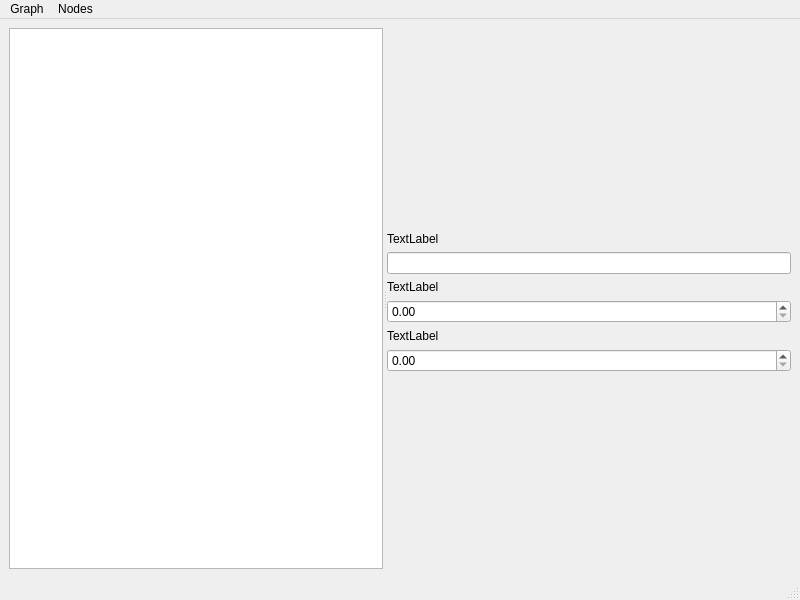
<?xml version="1.0" encoding="UTF-8"?>
<ui version="4.0">
 <class>MainWindow</class>
 <widget class="QMainWindow" name="MainWindow">
  <property name="geometry">
   <rect>
    <x>0</x>
    <y>0</y>
    <width>800</width>
    <height>600</height>
   </rect>
  </property>
  <property name="sizePolicy">
   <sizepolicy hsizetype="Preferred" vsizetype="Preferred">
    <horstretch>0</horstretch>
    <verstretch>0</verstretch>
   </sizepolicy>
  </property>
  <property name="minimumSize">
   <size>
    <width>800</width>
    <height>600</height>
   </size>
  </property>
  <property name="windowTitle">
   <string>Graph Editor</string>
  </property>
  <property name="styleSheet">
   <string notr="true"/>
  </property>
  <widget class="QWidget" name="centralwidget">
   <property name="enabled">
    <bool>true</bool>
   </property>
   <property name="sizePolicy">
    <sizepolicy hsizetype="MinimumExpanding" vsizetype="Preferred">
     <horstretch>0</horstretch>
     <verstretch>0</verstretch>
    </sizepolicy>
   </property>
   <property name="styleSheet">
    <string notr="true"/>
   </property>
   <layout class="QGridLayout" name="gridLayout">
    <item row="0" column="0">
     <widget class="QSplitter" name="splitter">
      <property name="orientation">
       <enum>Qt::Horizontal</enum>
      </property>
      <widget class="GraphView" name="graphicsView">
       <property name="sizePolicy">
        <sizepolicy hsizetype="MinimumExpanding" vsizetype="MinimumExpanding">
         <horstretch>0</horstretch>
         <verstretch>0</verstretch>
        </sizepolicy>
       </property>
       <property name="verticalScrollBarPolicy">
        <enum>Qt::ScrollBarAsNeeded</enum>
       </property>
       <property name="horizontalScrollBarPolicy">
        <enum>Qt::ScrollBarAsNeeded</enum>
       </property>
       <property name="sizeAdjustPolicy">
        <enum>QAbstractScrollArea::AdjustToContents</enum>
       </property>
       <property name="interactive">
        <bool>true</bool>
       </property>
       <property name="renderHints">
        <set>QPainter::Antialiasing|QPainter::HighQualityAntialiasing|QPainter::TextAntialiasing</set>
       </property>
      </widget>
      <widget class="QWidget" name="verticalWidget" native="true">
       <property name="sizePolicy">
        <sizepolicy hsizetype="Fixed" vsizetype="MinimumExpanding">
         <horstretch>0</horstretch>
         <verstretch>0</verstretch>
        </sizepolicy>
       </property>
       <layout class="QVBoxLayout" name="verticalLayout">
        <item>
         <widget class="QStackedWidget" name="stackedWidget">
          <property name="sizePolicy">
           <sizepolicy hsizetype="Fixed" vsizetype="Preferred">
            <horstretch>0</horstretch>
            <verstretch>0</verstretch>
           </sizepolicy>
          </property>
         </widget>
        </item>
        <item>
         <widget class="QLabel" name="label_2">
          <property name="sizePolicy">
           <sizepolicy hsizetype="Minimum" vsizetype="Fixed">
            <horstretch>0</horstretch>
            <verstretch>0</verstretch>
           </sizepolicy>
          </property>
          <property name="text">
           <string>TextLabel</string>
          </property>
         </widget>
        </item>
        <item>
         <widget class="QLineEdit" name="lineEdit">
          <property name="sizePolicy">
           <sizepolicy hsizetype="Minimum" vsizetype="Fixed">
            <horstretch>0</horstretch>
            <verstretch>0</verstretch>
           </sizepolicy>
          </property>
         </widget>
        </item>
        <item>
         <widget class="QLabel" name="label">
          <property name="sizePolicy">
           <sizepolicy hsizetype="Minimum" vsizetype="Fixed">
            <horstretch>0</horstretch>
            <verstretch>0</verstretch>
           </sizepolicy>
          </property>
          <property name="text">
           <string>TextLabel</string>
          </property>
         </widget>
        </item>
        <item>
         <widget class="QDoubleSpinBox" name="doubleSpinBox">
          <property name="sizePolicy">
           <sizepolicy hsizetype="Minimum" vsizetype="Fixed">
            <horstretch>0</horstretch>
            <verstretch>0</verstretch>
           </sizepolicy>
          </property>
         </widget>
        </item>
        <item>
         <widget class="QLabel" name="label_3">
          <property name="sizePolicy">
           <sizepolicy hsizetype="Minimum" vsizetype="Fixed">
            <horstretch>0</horstretch>
            <verstretch>0</verstretch>
           </sizepolicy>
          </property>
          <property name="text">
           <string>TextLabel</string>
          </property>
         </widget>
        </item>
        <item>
         <widget class="QDoubleSpinBox" name="doubleSpinBox">
          <property name="sizePolicy">
           <sizepolicy hsizetype="Minimum" vsizetype="Fixed">
            <horstretch>0</horstretch>
            <verstretch>0</verstretch>
           </sizepolicy>
          </property>
         </widget>
        </item>
        <item>
         <spacer name="verticalSpacer">
          <property name="orientation">
           <enum>Qt::Vertical</enum>
          </property>
          <property name="sizeType">
           <enum>QSizePolicy::Expanding</enum>
          </property>
          <property name="sizeHint" stdset="0">
           <size>
            <width>20</width>
            <height>40</height>
           </size>
          </property>
         </spacer>
        </item>
       </layout>
      </widget>
     </widget>
    </item>
   </layout>
  </widget>
  <widget class="QMenuBar" name="menubar">
   <property name="geometry">
    <rect>
     <x>0</x>
     <y>0</y>
     <width>800</width>
     <height>21</height>
    </rect>
   </property>
   <widget class="QMenu" name="menuGraph">
    <property name="title">
     <string>Graph</string>
    </property>
    <addaction name="actionNew"/>
    <addaction name="actionSave"/>
    <addaction name="actionLoad_from_file"/>
   </widget>
   <widget class="QMenu" name="menuNodes">
    <property name="title">
     <string>Nodes</string>
    </property>
    <addaction name="actionAdd"/>
   </widget>
   <addaction name="menuGraph"/>
   <addaction name="menuNodes"/>
  </widget>
  <widget class="QStatusBar" name="statusbar"/>
  <action name="actionNew">
   <property name="text">
    <string>New</string>
   </property>
   <property name="shortcut">
    <string>Ctrl+N</string>
   </property>
  </action>
  <action name="actionSave">
   <property name="text">
    <string>Save</string>
   </property>
   <property name="shortcut">
    <string>Ctrl+S</string>
   </property>
  </action>
  <action name="actionLoad_from_file">
   <property name="text">
    <string>Load</string>
   </property>
   <property name="shortcut">
    <string>Ctrl+O</string>
   </property>
  </action>
  <action name="actionAdd">
   <property name="text">
    <string>Add...</string>
   </property>
   <property name="shortcut">
    <string>Ctrl+P</string>
   </property>
  </action>
 </widget>
 <customwidgets>
  <customwidget>
   <class>GraphView</class>
   <extends>QGraphicsView</extends>
   <header location="global">graphview.h</header>
  </customwidget>
 </customwidgets>
 <resources/>
 <connections/>
</ui>
